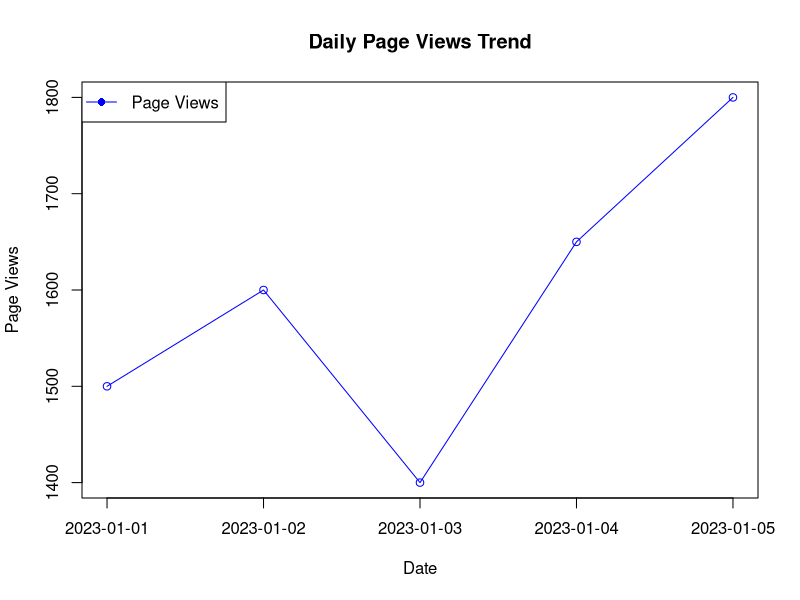
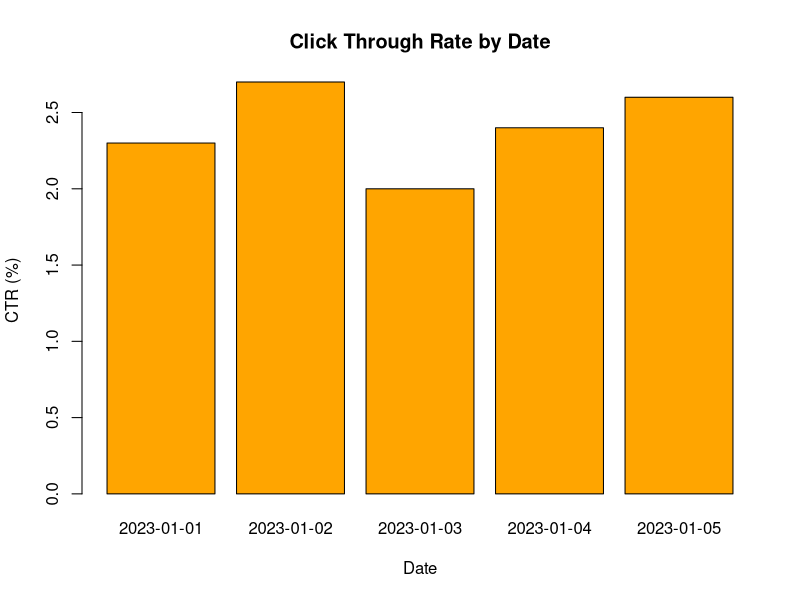
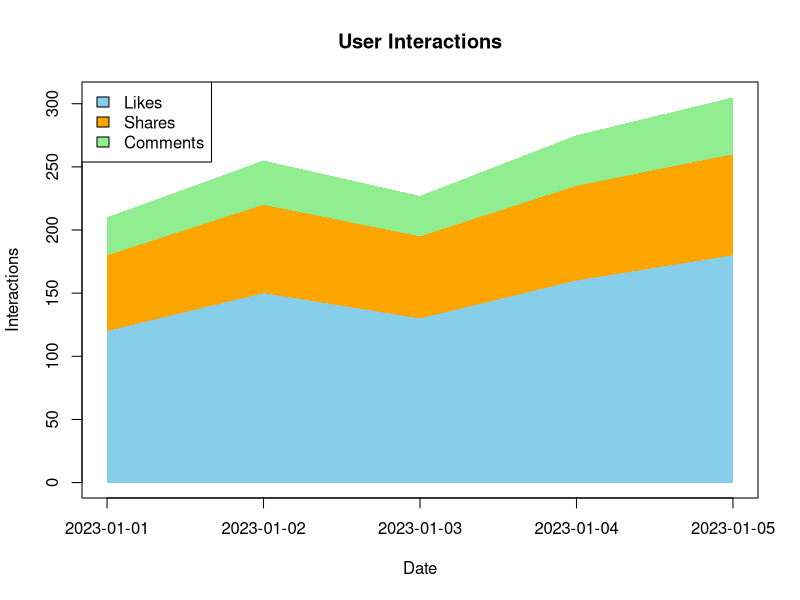

These charts were generated, in order, by the following R code:
Date <- c("2023-01-01",
          "2023-01-02",
          "2023-01-03",
          "2023-01-04",
          "2023-01-05")

Page_Views <- c(1500,1600,1400,1650,1800)

Click_Through_Rate <- c(2.3,2.7,2.0,2.4,2.6)

website <- data.frame(Date,
                      Page_Views,
                      Click_Through_Rate)

print(website)
plot(website$Page_Views,
     type="o",
     col="blue",
     xaxt="n",
     xlab="Date",
     ylab="Page Views",
     main="Daily Page Views Trend")

axis(1,
     at=1:5,
     labels=website$Date)

legend("topleft",
       legend="Page Views",
       col="blue",
       lty=1,
       pch=16)
barplot(website$Click_Through_Rate,
        names.arg=website$Date,
        main="Click Through Rate by Date",
        xlab="Date",
        ylab="CTR (%)",
        col="orange",
        border="black")
Likes <- c(120,150,130,160,180)
Shares <- c(60,70,65,75,80)
Comments <- c(30,35,32,40,45)

interaction <- rbind(Likes,
                     Shares,
                     Comments)

x <- 1:5

colors <- c("skyblue","orange","lightgreen")

plot(x,
     Likes,
     type="n",
     ylim=c(0,max(colSums(interaction))),
     xlab="Date",
     ylab="Interactions",
     xaxt="n",
     main="User Interactions")

axis(1,
     at=1:5,
     labels=Date)

polygon(c(x,rev(x)),
        c(rep(0,5),rev(Likes)),
        col=colors[1],
        border=NA)

polygon(c(x,rev(x)),
        c(Likes,rev(Likes+Shares)),
        col=colors[2],
        border=NA)

polygon(c(x,rev(x)),
        c(Likes+Shares,
          rev(Likes+Shares+Comments)),
        col=colors[3],
        border=NA)

legend("topleft",
       legend=c("Likes","Shares","Comments"),
       fill=colors)
